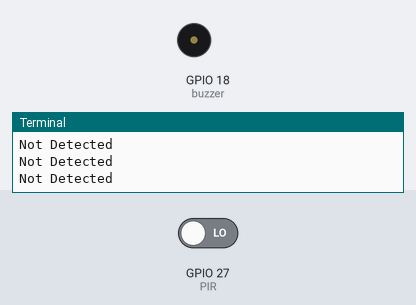
The program below on a simulated Raspberry Pi (BCM pin numbers). On the bench: buzzer (waves = sounding, pin HIGH), the last lines printed to the terminal. Inputs (shaded band) come from the test bench; at power-on: GPIO 27 (PIR) LOW.

Above: at 1.2 s.
1.3 s: GPIO 27 (PIR) driven HIGH
At 1.9 s:
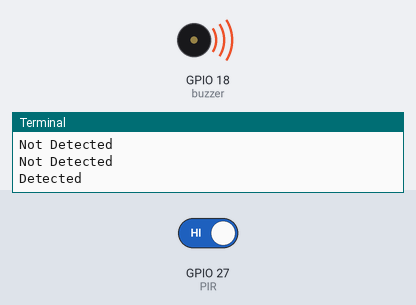
3.0 s: GPIO 27 (PIR) driven LOW
At 4.2 s:
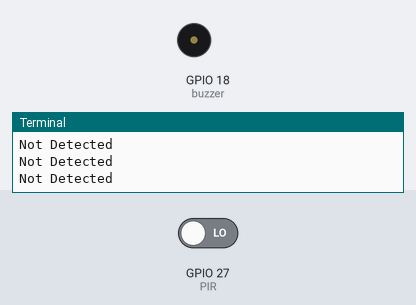
Timing chart, 0 to 6.0 s (numbered marks = the images above; inputs shaded):
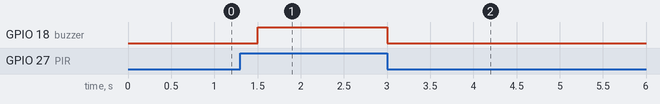

Measured:
- after the input at 1.3 s, GPIO 18 (buzzer): LOW → HIGH after 0.20 s
- after the input at 3.0 s, GPIO 18 (buzzer): HIGH → LOW at once

The program:

LJHmission020101.py
```python
import RPi.GPIO as GPIO
import time

buzzer = 18
PIR = 27

GPIO.setmode(GPIO.BCM)

GPIO.setup(buzzer, GPIO.OUT)
GPIO.setup(PIR, GPIO.IN)

GPIO.output(buzzer, False)

try:
	while 1:
		if GPIO.input(27):
			print("Detected")
			GPIO.output(buzzer, True)
		else:
			print("Not Detected")
			GPIO.output(buzzer, False)
		time.sleep(0.5)

except KeyboardInterrupt:
	pass

GPIO.cleanup()
```
